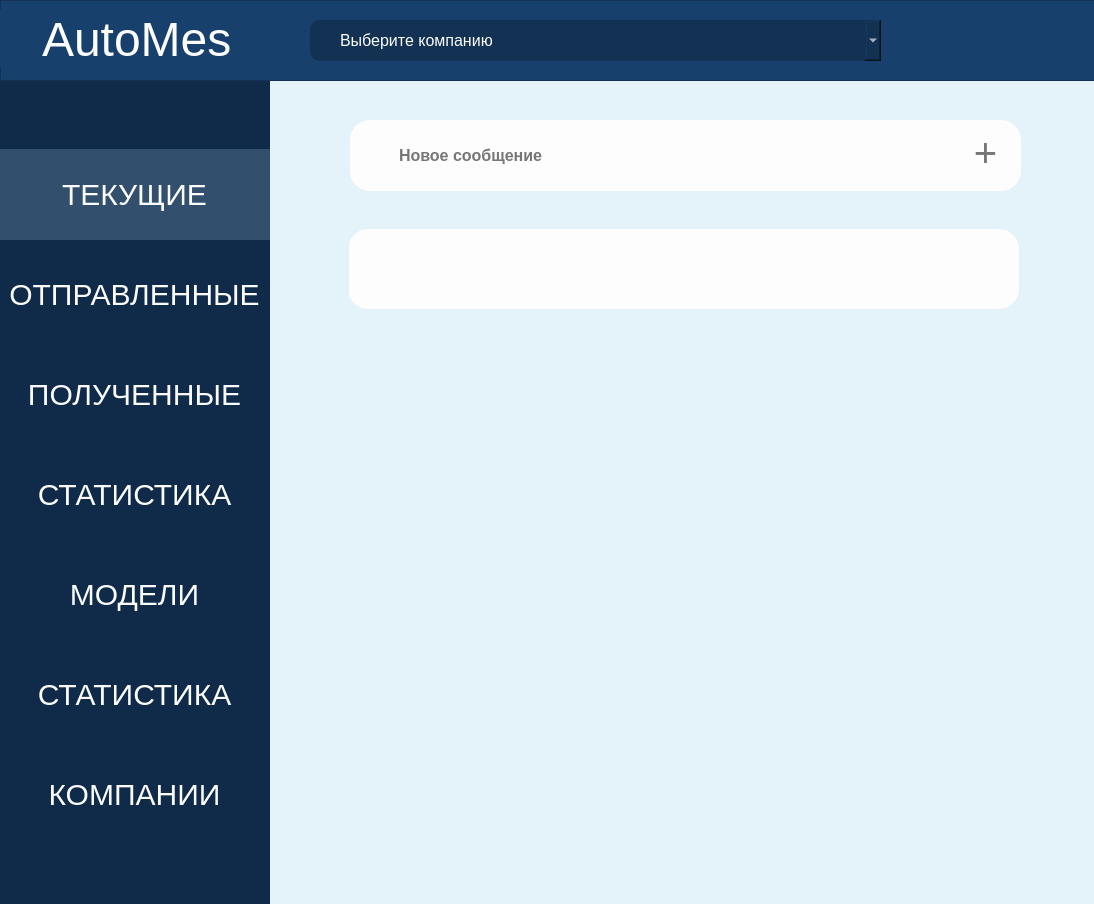
<?xml version="1.0" encoding="UTF-8"?>
<ui version="4.0">
 <class>MainWindow</class>
 <widget class="QMainWindow" name="MainWindow">
  <property name="geometry">
   <rect>
    <x>0</x>
    <y>0</y>
    <width>1094</width>
    <height>904</height>
   </rect>
  </property>
  <property name="maximumSize">
   <size>
    <width>16777215</width>
    <height>16777215</height>
   </size>
  </property>
  <property name="windowTitle">
   <string>AutoMes</string>
  </property>
  <widget class="QWidget" name="centralwidget">
   <property name="styleSheet">
    <string notr="true">background: #e4f2f9;</string>
   </property>
   <widget class="QFrame" name="frame">
    <property name="geometry">
     <rect>
      <x>0</x>
      <y>0</y>
      <width>1920</width>
      <height>81</height>
     </rect>
    </property>
    <property name="sizePolicy">
     <sizepolicy hsizetype="Maximum" vsizetype="Maximum">
      <horstretch>0</horstretch>
      <verstretch>10</verstretch>
     </sizepolicy>
    </property>
    <property name="autoFillBackground">
     <bool>false</bool>
    </property>
    <property name="styleSheet">
     <string notr="true">background: #17406d; padding: 30px;</string>
    </property>
    <property name="frameShape">
     <enum>QFrame::StyledPanel</enum>
    </property>
    <property name="frameShadow">
     <enum>QFrame::Raised</enum>
    </property>
    <widget class="QLabel" name="label">
     <property name="geometry">
      <rect>
       <x>0</x>
       <y>10</y>
       <width>265</width>
       <height>58</height>
      </rect>
     </property>
     <property name="sizePolicy">
      <sizepolicy hsizetype="Maximum" vsizetype="Maximum">
       <horstretch>0</horstretch>
       <verstretch>0</verstretch>
      </sizepolicy>
     </property>
     <property name="maximumSize">
      <size>
       <width>271</width>
       <height>16777215</height>
      </size>
     </property>
     <property name="sizeIncrement">
      <size>
       <width>0</width>
       <height>0</height>
      </size>
     </property>
     <property name="font">
      <font>
       <pointsize>-1</pointsize>
      </font>
     </property>
     <property name="toolTipDuration">
      <number>0</number>
     </property>
     <property name="styleSheet">
      <string notr="true">color: #fdfdfd; 
font-size: 48px; 
padding: 0 30px;</string>
     </property>
     <property name="text">
      <string>AutoMes</string>
     </property>
     <property name="textFormat">
      <enum>Qt::AutoText</enum>
     </property>
     <property name="scaledContents">
      <bool>false</bool>
     </property>
     <property name="wordWrap">
      <bool>false</bool>
     </property>
    </widget>
    <widget class="QComboBox" name="comboBox">
     <property name="geometry">
      <rect>
       <x>310</x>
       <y>20</y>
       <width>571</width>
       <height>41</height>
      </rect>
     </property>
     <property name="styleSheet">
      <string notr="true">background: #123153; 
border-radius: 10px;
color: #fdfdfd;
font-size: 16px;
padding: 5px 0 5px 30px;

</string>
     </property>
     <item>
      <property name="text">
       <string>Выберите компанию</string>
      </property>
     </item>
    </widget>
   </widget>
   <widget class="QFrame" name="frame_2">
    <property name="geometry">
     <rect>
      <x>-1</x>
      <y>-1</y>
      <width>271</width>
      <height>911</height>
     </rect>
    </property>
    <property name="styleSheet">
     <string notr="true">background: #0f2b49;</string>
    </property>
    <property name="frameShape">
     <enum>QFrame::StyledPanel</enum>
    </property>
    <property name="frameShadow">
     <enum>QFrame::Raised</enum>
    </property>
    <widget class="QListView" name="listView">
     <property name="geometry">
      <rect>
       <x>0</x>
       <y>80</y>
       <width>271</width>
       <height>831</height>
      </rect>
     </property>
     <property name="styleSheet">
      <string>color: #fbfbfb; font-size: 30px; border: none;</string>
     </property>
    </widget>
    <widget class="QPushButton" name="pushButton">
     <property name="geometry">
      <rect>
       <x>0</x>
       <y>150</y>
       <width>271</width>
       <height>91</height>
      </rect>
     </property>
     <property name="font">
      <font>
       <pointsize>-1</pointsize>
      </font>
     </property>
     <property name="styleSheet">
      <string notr="true">color: #fbfbfb; font-size: 30px; border: none; background: rgba(190, 230, 255, 0.2);</string>
     </property>
     <property name="text">
      <string>ТЕКУЩИЕ</string>
     </property>
    </widget>
    <widget class="QPushButton" name="pushButton_2">
     <property name="geometry">
      <rect>
       <x>0</x>
       <y>250</y>
       <width>271</width>
       <height>91</height>
      </rect>
     </property>
     <property name="font">
      <font>
       <pointsize>-1</pointsize>
      </font>
     </property>
     <property name="styleSheet">
      <string notr="true">color: #fbfbfb; font-size: 30px; border: none;</string>
     </property>
     <property name="text">
      <string>ОТПРАВЛЕННЫЕ</string>
     </property>
    </widget>
    <widget class="QPushButton" name="pushButton_3">
     <property name="geometry">
      <rect>
       <x>0</x>
       <y>350</y>
       <width>271</width>
       <height>91</height>
      </rect>
     </property>
     <property name="font">
      <font>
       <pointsize>-1</pointsize>
      </font>
     </property>
     <property name="styleSheet">
      <string notr="true">color: #fbfbfb; font-size: 30px; border: none;</string>
     </property>
     <property name="text">
      <string>ПОЛУЧЕННЫЕ</string>
     </property>
    </widget>
    <widget class="QPushButton" name="pushButton_4">
     <property name="geometry">
      <rect>
       <x>0</x>
       <y>450</y>
       <width>271</width>
       <height>91</height>
      </rect>
     </property>
     <property name="font">
      <font>
       <pointsize>-1</pointsize>
      </font>
     </property>
     <property name="styleSheet">
      <string notr="true">color: #fbfbfb; font-size: 30px; border: none;</string>
     </property>
     <property name="text">
      <string>СТАТИСТИКА</string>
     </property>
    </widget>
    <widget class="QPushButton" name="pushButton_5">
     <property name="geometry">
      <rect>
       <x>0</x>
       <y>550</y>
       <width>271</width>
       <height>91</height>
      </rect>
     </property>
     <property name="font">
      <font>
       <pointsize>-1</pointsize>
      </font>
     </property>
     <property name="styleSheet">
      <string notr="true">color: #fbfbfb; font-size: 30px; border: none;</string>
     </property>
     <property name="text">
      <string>МОДЕЛИ</string>
     </property>
    </widget>
    <widget class="QPushButton" name="pushButton_6">
     <property name="geometry">
      <rect>
       <x>0</x>
       <y>650</y>
       <width>271</width>
       <height>91</height>
      </rect>
     </property>
     <property name="font">
      <font>
       <pointsize>-1</pointsize>
      </font>
     </property>
     <property name="styleSheet">
      <string notr="true">color: #fbfbfb; font-size: 30px; border: none;</string>
     </property>
     <property name="text">
      <string>СТАТИСТИКА</string>
     </property>
    </widget>
    <widget class="QPushButton" name="pushButton_7">
     <property name="geometry">
      <rect>
       <x>0</x>
       <y>750</y>
       <width>271</width>
       <height>91</height>
      </rect>
     </property>
     <property name="font">
      <font>
       <pointsize>-1</pointsize>
      </font>
     </property>
     <property name="styleSheet">
      <string notr="true">color: #fbfbfb; font-size: 30px; border: none;</string>
     </property>
     <property name="text">
      <string>КОМПАНИИ</string>
     </property>
    </widget>
   </widget>
   <widget class="QScrollArea" name="scrollArea">
    <property name="geometry">
     <rect>
      <x>349</x>
      <y>229</y>
      <width>671</width>
      <height>601</height>
     </rect>
    </property>
    <property name="styleSheet">
     <string notr="true">border: none;</string>
    </property>
    <property name="widgetResizable">
     <bool>true</bool>
    </property>
    <widget class="QWidget" name="scrollAreaWidgetContents">
     <property name="geometry">
      <rect>
       <x>0</x>
       <y>0</y>
       <width>671</width>
       <height>601</height>
      </rect>
     </property>
     <widget class="QWidget" name="widget" native="true">
      <property name="geometry">
       <rect>
        <x>-1</x>
        <y>0</y>
        <width>671</width>
        <height>80</height>
       </rect>
      </property>
      <property name="styleSheet">
       <string notr="true">background: #fdfdfd; border-radius: 20px;</string>
      </property>
     </widget>
    </widget>
   </widget>
   <widget class="QWidget" name="widget_2" native="true">
    <property name="geometry">
     <rect>
      <x>350</x>
      <y>120</y>
      <width>671</width>
      <height>71</height>
     </rect>
    </property>
    <property name="styleSheet">
     <string notr="true">background: #fdfdfd; border-radius: 20px;</string>
    </property>
    <widget class="QLabel" name="label_2">
     <property name="geometry">
      <rect>
       <x>30</x>
       <y>20</y>
       <width>181</width>
       <height>31</height>
      </rect>
     </property>
     <property name="styleSheet">
      <string notr="true">font-size: 16px; font-weight: 500; color: #767676; padding-left: 15px;</string>
     </property>
     <property name="text">
      <string>Новое сообщение</string>
     </property>
    </widget>
    <widget class="QPushButton" name="addMsgBtn">
     <property name="geometry">
      <rect>
       <x>610</x>
       <y>10</y>
       <width>51</width>
       <height>51</height>
      </rect>
     </property>
     <property name="styleSheet">
      <string notr="true">color: #767676; font-size: 40px; font-weight: 300; text-align: center top; line-height: 30px; padding: 0;</string>
     </property>
     <property name="text">
      <string>+</string>
     </property>
    </widget>
   </widget>
   <zorder>frame_2</zorder>
   <zorder>frame</zorder>
   <zorder>scrollArea</zorder>
   <zorder>widget_2</zorder>
  </widget>
 </widget>
 <resources/>
 <connections/>
</ui>
